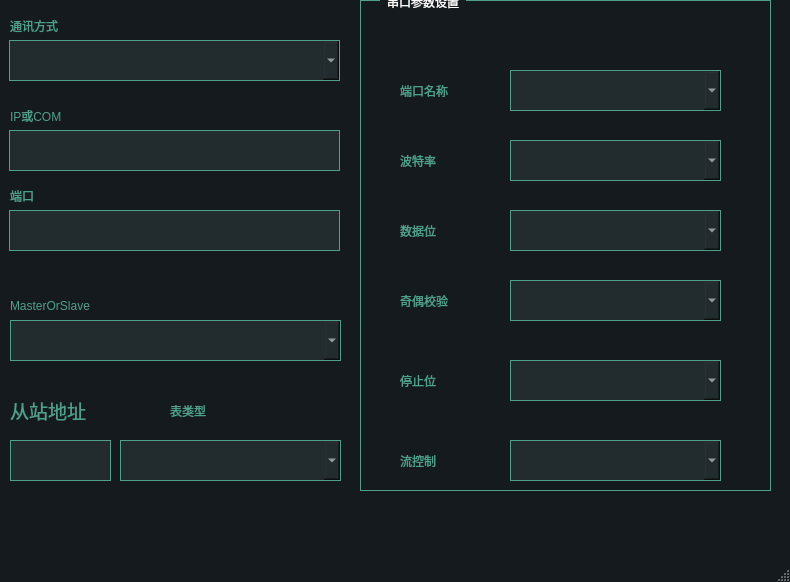
<?xml version="1.0" encoding="UTF-8"?>
<ui version="4.0">
 <class>MyModBus</class>
 <widget class="QMainWindow" name="MyModBus">
  <property name="geometry">
   <rect>
    <x>0</x>
    <y>0</y>
    <width>790</width>
    <height>582</height>
   </rect>
  </property>
  <property name="windowTitle">
   <string>MainWindow</string>
  </property>
  <property name="styleSheet">
   <string notr="true">
QWidget
{  
	font:  16pt &quot;Microsoft YaHei&quot;;
     color:  #ffffff;
}

QLabel {
	font:  14pt &quot;Microsoft YaHei&quot;;
    color: #4fa08b;
}

QGroupBox {
    border-width: 1px;
	border-style: solid;
	border-color: #4fa08b;   

}

QGroupBox::title {
 
    subcontrol-origin: margin;
    left:20px;
    padding: -10px 5px 0px 5px;
}

QMainWindow {
	background-color:#151a1e;
}
QCalendar {
	background-color: #151a1e;
}
QTextEdit {
	border-width: 1px;
	border-style: solid;
	border-color: #4fa08b;
	background-color: #222b2e;
	color: #d3dae3;
}
QPlainTextEdit {
    font:  10pt &quot;Microsoft YaHei&quot;;
	border-width: 1px;
	border-style: solid;
	border-color: #4fa08b;
	background-color: #222b2e;
	color: #d3dae3;
}
QToolButton {
	border-style: solid;
	border-top-color: qlineargradient(spread:pad, x1:0.5, y1:1, x2:0.5, y2:0, stop:0 rgb(215, 215, 215), stop:1 rgb(222, 222, 222));
	border-right-color: qlineargradient(spread:pad, x1:0, y1:0.5, x2:1, y2:0.5, stop:0 rgb(217, 217, 217), stop:1 rgb(227, 227, 227));
	border-left-color: qlineargradient(spread:pad, x1:0, y1:0.5, x2:1, y2:0.5, stop:0 rgb(227, 227, 227), stop:1 rgb(217, 217, 217));
	border-bottom-color: qlineargradient(spread:pad, x1:0.5, y1:1, x2:0.5, y2:0, stop:0 rgb(215, 215, 215), stop:1 rgb(222, 222, 222));
	border-width: 1px;
	border-radius: 5px;
	color: #d3dae3;
	padding: 2px;
	background-color: rgb(255,255,255);
}
QToolButton:hover{
	border-style: solid;
	border-top-color: qlineargradient(spread:pad, x1:0.5, y1:1, x2:0.5, y2:0, stop:0 rgb(195, 195, 195), stop:1 rgb(222, 222, 222));
	border-right-color: qlineargradient(spread:pad, x1:0, y1:0.5, x2:1, y2:0.5, stop:0 rgb(197, 197, 197), stop:1 rgb(227, 227, 227));
	border-left-color: qlineargradient(spread:pad, x1:0, y1:0.5, x2:1, y2:0.5, stop:0 rgb(227, 227, 227), stop:1 rgb(197, 197, 197));
	border-bottom-color: qlineargradient(spread:pad, x1:0.5, y1:1, x2:0.5, y2:0, stop:0 rgb(195, 195, 195), stop:1 rgb(222, 222, 222));
	border-width: 1px;
	border-radius: 5px;
	color: rgb(0,0,0);
	padding: 2px;
	background-color: rgb(255,255,255);
}
QToolButton:pressed{
	border-style: solid;
	border-top-color: qlineargradient(spread:pad, x1:0.5, y1:1, x2:0.5, y2:0, stop:0 rgb(215, 215, 215), stop:1 rgb(222, 222, 222));
	border-right-color: qlineargradient(spread:pad, x1:0, y1:0.5, x2:1, y2:0.5, stop:0 rgb(217, 217, 217), stop:1 rgb(227, 227, 227));
	border-left-color: qlineargradient(spread:pad, x1:0, y1:0.5, x2:1, y2:0.5, stop:0 rgb(227, 227, 227), stop:1 rgb(217, 217, 217));
	border-bottom-color: qlineargradient(spread:pad, x1:0.5, y1:1, x2:0.5, y2:0, stop:0 rgb(215, 215, 215), stop:1 rgb(222, 222, 222));
	border-width: 1px;
	border-radius: 5px;
	color: rgb(0,0,0);
	padding: 2px;
	background-color: rgb(142,142,142);
}
QPushButton{

    border-width: 1px;
	border-style: solid;
	border-color: #4fa08b; 
 
	border-radius: 5px;
	color: #d3dae3;
	padding: 2px;
	background-color: #151a1e;
}
QPushButton::default{
	border-style: solid;
	border-color: #4fa08b;
	border-width: 1px;
	border-radius: 5px;
	color: #FFFFFF;
	padding: 2px;
	background-color: #151a1e;;
}
QPushButton:hover{
	border-style: solid;
	border-color: #050a0e;
	border-width: 1px;
	border-radius: 5px;
	color: #d3dae3;
	padding: 2px;
	background-color: #1c1f1f;
}
QPushButton:pressed{
	border-style: solid;
	border-color: #050a0e;
	border-width: 1px;
	border-radius: 5px;
	color: #d3dae3;
	padding: 2px;
	background-color: #2c2f2f;
}
QPushButton:disabled{
	border-style: solid;
	border-top-color: qlineargradient(spread:pad, x1:0.5, y1:1, x2:0.5, y2:0, stop:0 rgb(215, 215, 215), stop:1 rgb(222, 222, 222));
	border-right-color: qlineargradient(spread:pad, x1:0, y1:0.5, x2:1, y2:0.5, stop:0 rgb(217, 217, 217), stop:1 rgb(227, 227, 227));
	border-left-color: qlineargradient(spread:pad, x1:0, y1:0.5, x2:1, y2:0.5, stop:0 rgb(227, 227, 227), stop:1 rgb(217, 217, 217));
	border-bottom-color: qlineargradient(spread:pad, x1:0.5, y1:1, x2:0.5, y2:0, stop:0 rgb(215, 215, 215), stop:1 rgb(222, 222, 222));
	border-width: 1px;
	border-radius: 5px;
	color: #808086;
	padding: 2px;
	background-color: rgb(142,142,142);
}
QLineEdit {
	border-width: 1px;
	border-style: solid;
	border-color: #4fa08b;
	background-color: #222b2e;
	color: #d3dae3;
}



QLCDNumber {
	color: #4d9b87;
}
QProgressBar {
	text-align: center;
	color: #d3dae3;
	border-radius: 10px;
	border-color: transparent;
	border-style: solid;
	background-color: #52595d;
}
QProgressBar::chunk {
	background-color: #214037	;
	border-radius: 10px;
}
QMenuBar {
	background-color: #151a1e;
}
QMenuBar::item {
	color: #d3dae3;
  	spacing: 3px;
  	padding: 1px 4px;
	background-color: #151a1e;
}

QMenuBar::item:selected {
  	background-color: #252a2e;
	color: #FFFFFF;
}
QMenu {
	background-color: #151a1e;
}
QMenu::item:selected {
	background-color: #252a2e;
	color: #FFFFFF;
}
QMenu::item {
	color: #d3dae3;
	background-color: #151a1e;
}
QTabWidget {
	color:rgb(0,0,0);
	background-color:#000000;
}
QTabWidget::pane {
		border-color: #050a0e;
		background-color: #1e282c;
		border-style: solid;
		border-width: 1px;
    	border-bottom-left-radius: 4px;
		border-bottom-right-radius: 4px;
}
QTabBar::tab:first {
	border-style: solid;
	border-left-width:1px;
	border-right-width:0px;
	border-top-width:1px;
	border-bottom-width:0px;
	border-top-color: #050a0e;
	border-left-color: #050a0e;
	border-bottom-color: #050a0e;
	border-top-left-radius: 4px;
	color: #d3dae3;
	padding: 3px;
	margin-left:0px;
	background-color: #151a1e;
}
QTabBar::tab:last {
	border-style: solid;
	border-top-width:1px;
	border-left-width:1px;
	border-right-width:1px;
	border-bottom-width:0px;
	border-color: #050a0e;
	border-top-right-radius: 4px;
	color: #d3dae3;
	padding: 3px;
	margin-left:0px;
	background-color: #151a1e;
}
QTabBar::tab {
	border-style: solid;
	border-top-width:1px;
	border-bottom-width:0px;
	border-left-width:1px;
	border-top-color: #050a0e;
	border-left-color: #050a0e;
	border-bottom-color: #050a0e;
	color: #d3dae3;
	padding: 3px;
	margin-left:0px;
	background-color: #151a1e;
}
QTabBar::tab:selected, QTabBar::tab:last:selected, QTabBar::tab:hover {
  	border-style: solid;
  	border-left-width:1px;
	border-bottom-width:0px;
	border-right-color: transparent;
	border-top-color: #050a0e;
	border-left-color: #050a0e;
	border-bottom-color: #050a0e;
	color: #FFFFFF;
	padding: 3px;
	margin-left:0px;
	background-color: #1e282c;
}

QTabBar::tab:selected, QTabBar::tab:first:selected, QTabBar::tab:hover {
  	border-style: solid;
  	border-left-width:1px;
  	border-bottom-width:0px;
  	border-top-width:1px;
	border-right-color: transparent;
	border-top-color: #050a0e;
	border-left-color: #050a0e;
	border-bottom-color: #050a0e;
	color: #FFFFFF;
	padding: 3px;
	margin-left:0px;
	background-color: #1e282c;
}

QCheckBox { 
	padding: 2px;
}
QCheckBox:disabled {
	color: #808086;
	padding: 2px;
}

QCheckBox:hover {
	border-radius:4px;
	border-style:solid;
	padding-left: 1px;
	padding-right: 1px;
	padding-bottom: 1px;
	padding-top: 1px;
	border-width:1px;
	border-color: transparent;
}
QCheckBox::indicator:checked {

	height: 10px;
	width: 10px;
	border-style:solid;
	border-width: 1px;
	border-color: #4fa08b; 
	background-color:  #4fa08b;
}
QCheckBox::indicator:unchecked {

	height: 10px;
	width: 10px;
	border-style:solid;
	border-width: 1px;
	border-color: #4fa08b;
	background-color:  #FFFFFF;
}
QRadioButton {
	color: #d3dae3;
	padding: 1px;
}
QRadioButton::indicator:checked {
	height: 10px;
	width: 10px;
	border-style:solid;
	border-radius:5px;
	border-width: 1px;
	border-color: #4fa08b;
	color: #a9b7c6;
	background-color: qradialgradient(cx:0.5, cy:0.5, radius:0.4,fx:0.5, fy:0.5, stop:0 #4fa08b, stop:1 #1e282c);
}
QRadioButton::indicator:!checked {
	height: 10px;
	width: 10px;
	border-style:solid;
	border-radius:5px;
	border-width: 1px;
	border-color: #4fa08b;
	color: #a9b7c6;
	background-color: transparent;
}
QStatusBar {
	color:#027f7f;
}
QSpinBox {
	color: #d3dae3;
	background-color: #222b2e;
	border-width: 1px;
	border-style: solid;
	border-color: #4fa08b;
}
QDoubleSpinBox {
	color: #d3dae3;
	background-color: #222b2e;
	border-width: 1px;
	border-style: solid;
	border-color: #4fa08b;
}
QTimeEdit {
	color: #d3dae3;
	background-color: #222b2e;
	border-width: 1px;
	border-style: solid;
	border-color: #4fa08b;
}
QDateTimeEdit {
	color: #d3dae3;
	background-color: #222b2e;
	border-width: 1px;
	border-style: solid;
	border-color: #4fa08b;
}
QDateEdit {
	color: #d3dae3;
	background-color: #222b2e;
	border-width: 1px;
	border-style: solid;
	border-color: #4fa08b;
}
QFontComboBox {
	color: #d3dae3;
	background-color: #222b2e;
	border-width: 1px;
	border-style: solid;
	border-color: #4fa08b;
}
QComboBox {
	color: #d3dae3;
	background-color: #222b2e;
	border-width: 1px;
	border-style: solid;
	border-color: #4fa08b;
}
/* 下拉后，整个下拉窗体样式 */
QComboBox QAbstractItemView {
    outline: 0px solid gray;   /* 选定项的虚框 */
    border: 1px solid  #4fa08b;   /* 整个下拉窗体的边框 */ 
    background-color: #222b2e; /* 整个下拉窗体的背景色 */
    selection-background-color: #4fa08b;   /* 整个下拉窗体被选中项的背景色 */
}
QComboBox:disabled
{ 
background-color: gray; /* 整个下拉窗体的背景色 */
}


/*表格头部*/

QHeaderView             
{
    background:transparent;   
	border-width: 1px;
	border-style: solid;
	border-color: #4fa08b;    
}

QHeaderView::section          
{
    font-size:14px;                 
    font-family:&quot;Microsoft YaHei&quot;; 
    color:#FFFFFF;   
    background:#222b2e;     
    
  
}  


QTableWidget::item::selected      
{
    border-width: 1px;
	border-style: solid;
	border-color: #4fa08b;    
}


 
QTableWidget            
{ 
    font-size:16px;                
    font-family:&quot;Microsoft YaHei&quot;;  
    color:#ffffff;  
	background-color: #222b2e;     
}
 
 
 
 </string>
  </property>
  <widget class="QWidget" name="centralwidget">
   <widget class="QLabel" name="label">
    <property name="geometry">
     <rect>
      <x>10</x>
      <y>10</y>
      <width>101</width>
      <height>31</height>
     </rect>
    </property>
    <property name="text">
     <string>通讯方式</string>
    </property>
   </widget>
   <widget class="QLabel" name="label_2">
    <property name="geometry">
     <rect>
      <x>10</x>
      <y>100</y>
      <width>101</width>
      <height>31</height>
     </rect>
    </property>
    <property name="text">
     <string>IP或COM</string>
    </property>
   </widget>
   <widget class="QLineEdit" name="mIP_COM">
    <property name="geometry">
     <rect>
      <x>9</x>
      <y>130</y>
      <width>331</width>
      <height>41</height>
     </rect>
    </property>
   </widget>
   <widget class="QLineEdit" name="m_Port">
    <property name="geometry">
     <rect>
      <x>9</x>
      <y>210</y>
      <width>331</width>
      <height>41</height>
     </rect>
    </property>
   </widget>
   <widget class="QComboBox" name="mType">
    <property name="geometry">
     <rect>
      <x>9</x>
      <y>40</y>
      <width>331</width>
      <height>41</height>
     </rect>
    </property>
   </widget>
   <widget class="QLabel" name="label_3">
    <property name="geometry">
     <rect>
      <x>10</x>
      <y>180</y>
      <width>101</width>
      <height>31</height>
     </rect>
    </property>
    <property name="text">
     <string>端口</string>
    </property>
   </widget>
   <widget class="QComboBox" name="MasterOrSlave">
    <property name="geometry">
     <rect>
      <x>10</x>
      <y>320</y>
      <width>331</width>
      <height>41</height>
     </rect>
    </property>
   </widget>
   <widget class="QLabel" name="label_5">
    <property name="geometry">
     <rect>
      <x>10</x>
      <y>390</y>
      <width>101</width>
      <height>41</height>
     </rect>
    </property>
    <property name="font">
     <font>
      <family>Microsoft YaHei</family>
      <pointsize>14</pointsize>
      <italic>false</italic>
      <bold>false</bold>
     </font>
    </property>
    <property name="text">
     <string>从站地址</string>
    </property>
   </widget>
   <widget class="QLineEdit" name="mAddr">
    <property name="geometry">
     <rect>
      <x>10</x>
      <y>440</y>
      <width>101</width>
      <height>41</height>
     </rect>
    </property>
    <property name="font">
     <font>
      <family>Microsoft YaHei</family>
      <pointsize>16</pointsize>
      <italic>false</italic>
      <bold>false</bold>
     </font>
    </property>
   </widget>
   <widget class="QLabel" name="label_4">
    <property name="geometry">
     <rect>
      <x>10</x>
      <y>290</y>
      <width>151</width>
      <height>31</height>
     </rect>
    </property>
    <property name="text">
     <string>MasterOrSlave</string>
    </property>
   </widget>
   <widget class="QLabel" name="label_11">
    <property name="geometry">
     <rect>
      <x>170</x>
      <y>390</y>
      <width>111</width>
      <height>41</height>
     </rect>
    </property>
    <property name="text">
     <string>表类型</string>
    </property>
   </widget>
   <widget class="QComboBox" name="sTable">
    <property name="geometry">
     <rect>
      <x>120</x>
      <y>440</y>
      <width>221</width>
      <height>41</height>
     </rect>
    </property>
   </widget>
   <widget class="QGroupBox" name="groupBox">
    <property name="geometry">
     <rect>
      <x>360</x>
      <y>0</y>
      <width>411</width>
      <height>491</height>
     </rect>
    </property>
    <property name="title">
     <string>串口参数设置</string>
    </property>
    <widget class="QLabel" name="label_6">
     <property name="geometry">
      <rect>
       <x>40</x>
       <y>70</y>
       <width>111</width>
       <height>41</height>
      </rect>
     </property>
     <property name="text">
      <string>端口名称</string>
     </property>
    </widget>
    <widget class="QComboBox" name="portName">
     <property name="geometry">
      <rect>
       <x>150</x>
       <y>70</y>
       <width>211</width>
       <height>41</height>
      </rect>
     </property>
    </widget>
    <widget class="QComboBox" name="baudRate">
     <property name="geometry">
      <rect>
       <x>150</x>
       <y>140</y>
       <width>211</width>
       <height>41</height>
      </rect>
     </property>
    </widget>
    <widget class="QLabel" name="label_7">
     <property name="geometry">
      <rect>
       <x>40</x>
       <y>140</y>
       <width>111</width>
       <height>41</height>
      </rect>
     </property>
     <property name="text">
      <string>波特率</string>
     </property>
    </widget>
    <widget class="QComboBox" name="dataBits">
     <property name="geometry">
      <rect>
       <x>150</x>
       <y>210</y>
       <width>211</width>
       <height>41</height>
      </rect>
     </property>
    </widget>
    <widget class="QLabel" name="label_8">
     <property name="geometry">
      <rect>
       <x>40</x>
       <y>210</y>
       <width>111</width>
       <height>41</height>
      </rect>
     </property>
     <property name="text">
      <string>数据位</string>
     </property>
    </widget>
    <widget class="QComboBox" name="parity">
     <property name="geometry">
      <rect>
       <x>150</x>
       <y>280</y>
       <width>211</width>
       <height>41</height>
      </rect>
     </property>
    </widget>
    <widget class="QLabel" name="label_9">
     <property name="geometry">
      <rect>
       <x>40</x>
       <y>280</y>
       <width>111</width>
       <height>41</height>
      </rect>
     </property>
     <property name="text">
      <string>奇偶校验</string>
     </property>
    </widget>
    <widget class="QComboBox" name="stopBits">
     <property name="geometry">
      <rect>
       <x>150</x>
       <y>360</y>
       <width>211</width>
       <height>41</height>
      </rect>
     </property>
    </widget>
    <widget class="QLabel" name="label_10">
     <property name="geometry">
      <rect>
       <x>40</x>
       <y>360</y>
       <width>111</width>
       <height>41</height>
      </rect>
     </property>
     <property name="text">
      <string>停止位</string>
     </property>
    </widget>
    <widget class="QComboBox" name="flowControl">
     <property name="geometry">
      <rect>
       <x>150</x>
       <y>440</y>
       <width>211</width>
       <height>41</height>
      </rect>
     </property>
    </widget>
    <widget class="QLabel" name="label_12">
     <property name="geometry">
      <rect>
       <x>40</x>
       <y>440</y>
       <width>111</width>
       <height>41</height>
      </rect>
     </property>
     <property name="text">
      <string>流控制</string>
     </property>
    </widget>
   </widget>
  </widget>
  <widget class="QMenuBar" name="menubar">
   <property name="geometry">
    <rect>
     <x>0</x>
     <y>0</y>
     <width>790</width>
     <height>38</height>
    </rect>
   </property>
  </widget>
  <widget class="QStatusBar" name="statusbar"/>
 </widget>
 <resources/>
 <connections/>
</ui>
